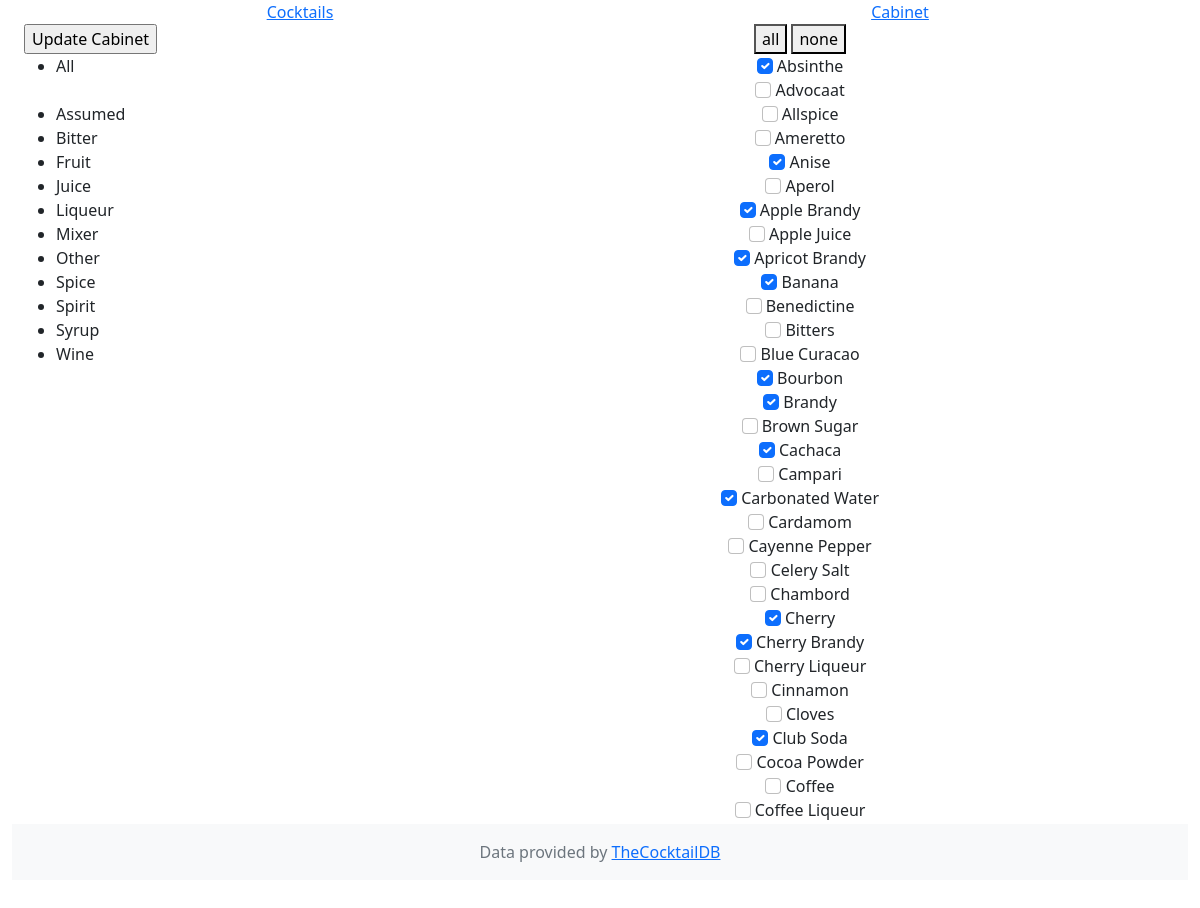
The app's page /cabinet, older data.
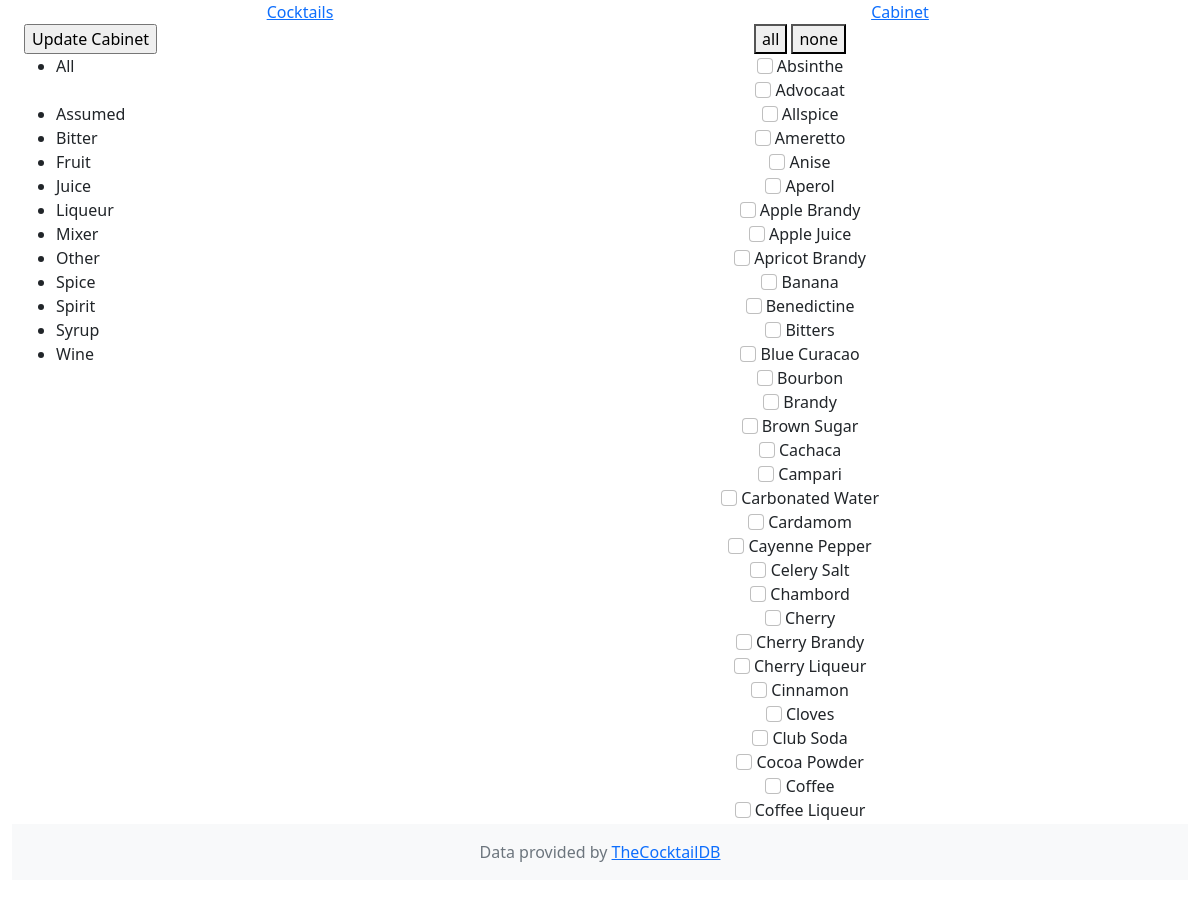
The same page, newer data.
### tables this page shows
CREATE TABLE ingredients (ingredient TEXT PRIMARY KEY, item TEXT DEFAULT null, category TEXT Default null, have NUMERIC DEFAULT 0);

### app.py (the view)
@app.route("/cabinet", methods=["GET", "POST"])
def cabinet():
    if request.method == "POST":
        haves = request.form.getlist("check")
        db.execute("UPDATE ingredients SET have = 0")
        for have in haves:
            db.execute("UPDATE ingredients SET have = 1 WHERE item = ?", have)
    items = db.execute(
        "SELECT DISTINCT item, category, have FROM ingredients ORDER BY item"
    )
    entries = []
    drinks_cabinet.refresh()
    return render_template("cabinet.html", drinks_cabinet=drinks_cabinet)

### app.py (called while the page is built)
  def refresh(self):
    request_1 = db.execute("SELECT item, category, have FROM ingredients ORDER BY item")
    items = {}
    for row in request_1:
      items.update({row['item'] : {'category' : row['category'],'have' : row['have']}})
    self.items = items
    """ categorisation of items as a dictionary of format { category : [ item, item, item ...] , .. } """
    request_2 = db.execute("SELECT DISTINCT category FROM ingredients ORDER BY category")
    categories = {}
    for row in request_2:
      categories.update({row['category']:[]})
    for item in items.keys():
      categories[items[item]['category']].append(item)
    self.categories = categories

### templates/cabinet.html (shortened to what this page needs)
{% extends "layout.html" %}
{% block left %}
<form action="/cabinet" method="post">
  <input type="submit" value="Update Cabinet"><br>
  <ul class="overflow-auto" id="cocktails">
    <li>
      <div onclick="toggleView('item', 'item')">All<br><br> </div>
    {% for category in drinks_cabinet.categories %}
    <li>
      <div onclick="toggleView('item', '{{category}}')">{{category}}<br></div>
    </li>
  {% endfor %}
  {% endblock %}
  {% block right %}
 <button type="button" onclick="checkAll()">all</button>
 <button type="button" onclick="uncheckAll()">none</button>
  {% for item in drinks_cabinet.items %}
    {% set category = drinks_cabinet.items[item]['category'] %}
    {% set status = "" %}
    {% if drinks_cabinet.items[item]['have'] %}
      {% set status = "checked" %}
    {% endif %}
  <div class="item {{category}}">
    <input class="item {{category}} form-check-input" type="checkbox" name="check" value="{{item}}" {{status}}>
    <label class="item {{category}} form-check-label" for="{{item}}">{{item}}</label><br>
  </div>
{% endfor %}
{% endblock %}

### templates/layout.html (shortened to what this page needs)
<!DOCTYPE html>
<html lang="en-gb">
  <head>
    <link href="https://cdn.jsdelivr.net/npm/bootstrap@5.2.3/dist/css/bootstrap.min.css" rel="stylesheet">
  </head>
  <body>
    <div class="container-fluid">
      <div id="menu" class="row">
        <div class="col text-center">
          <a href="/">Cocktails</a>
        </div>
        <div class="col text-center">
          <a href="/cabinet">Cabinet</a>
        </div>
      </div>
      <div class="row">
        <div class="col-sm-4" id="left">
          <div class="container-fluid overflow-auto" style="height: 800px">
          {% block left %}
          {% endblock %}
          </div>
        </div>
        <div class="col-sm-8" id="right">
          <div class="container-fluid  text-center overflow-auto" style="height: 800px">
          {% block right %}
          {% endblock %}
          </div>
        </div>
      </div>
      <footer class="footer mt-auto py-3 bg-light">
        <div class="text-center text-muted">
          Data provided by <a href="https://www.thecocktaildb.com/">TheCocktailDB</a>
        </div>
      </footer>
  </body>
</html>

Row changes from the older to the newer data that the page shows:
changed ingredients "Absinthe": check "☑" → "☐"
changed ingredients "Anise": check "☑" → "☐"
changed ingredients "Apple Brandy": check "☑" → "☐"
changed ingredients "Apricot Brandy": check "☑" → "☐"
changed ingredients "Banana": check "☑" → "☐"
changed ingredients "Bourbon": check "☑" → "☐"
changed ingredients "Brandy": check "☑" → "☐"
changed ingredients "Cachaca": check "☑" → "☐"
changed ingredients "Carbonated Water": check "☑" → "☐"
changed ingredients "Cherry": check "☑" → "☐"
changed ingredients "Cherry Brandy": check "☑" → "☐"
changed ingredients "Club Soda": check "☑" → "☐"
